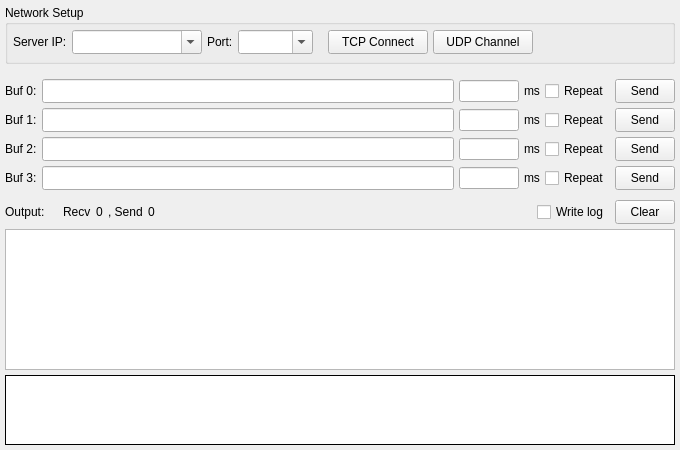
<?xml version="1.0" encoding="UTF-8"?>
<ui version="4.0">
 <class>ClientForm</class>
 <widget class="QWidget" name="ClientForm">
  <property name="geometry">
   <rect>
    <x>0</x>
    <y>0</y>
    <width>680</width>
    <height>450</height>
   </rect>
  </property>
  <property name="minimumSize">
   <size>
    <width>0</width>
    <height>0</height>
   </size>
  </property>
  <property name="windowTitle">
   <string>Client</string>
  </property>
  <property name="locale">
   <locale language="C" country="AnyCountry"/>
  </property>
  <layout class="QVBoxLayout" name="vlayout1">
   <property name="spacing">
    <number>5</number>
   </property>
   <property name="margin">
    <number>5</number>
   </property>
   <item>
    <widget class="QGroupBox" name="box1">
     <property name="sizePolicy">
      <sizepolicy hsizetype="Expanding" vsizetype="Fixed">
       <horstretch>0</horstretch>
       <verstretch>0</verstretch>
      </sizepolicy>
     </property>
     <property name="minimumSize">
      <size>
       <width>0</width>
       <height>59</height>
      </size>
     </property>
     <property name="maximumSize">
      <size>
       <width>16777215</width>
       <height>59</height>
      </size>
     </property>
     <property name="title">
      <string>Network Setup</string>
     </property>
     <layout class="QHBoxLayout" name="layout3">
      <property name="spacing">
       <number>5</number>
      </property>
      <property name="leftMargin">
       <number>5</number>
      </property>
      <property name="topMargin">
       <number>0</number>
      </property>
      <property name="rightMargin">
       <number>5</number>
      </property>
      <property name="bottomMargin">
       <number>2</number>
      </property>
      <item>
       <widget class="QLabel" name="lab1">
        <property name="sizePolicy">
         <sizepolicy hsizetype="Preferred" vsizetype="Fixed">
          <horstretch>0</horstretch>
          <verstretch>0</verstretch>
         </sizepolicy>
        </property>
        <property name="minimumSize">
         <size>
          <width>0</width>
          <height>24</height>
         </size>
        </property>
        <property name="maximumSize">
         <size>
          <width>16777215</width>
          <height>24</height>
         </size>
        </property>
        <property name="contextMenuPolicy">
         <enum>Qt::NoContextMenu</enum>
        </property>
        <property name="text">
         <string>Server IP:</string>
        </property>
        <property name="textFormat">
         <enum>Qt::PlainText</enum>
        </property>
        <property name="scaledContents">
         <bool>false</bool>
        </property>
       </widget>
      </item>
      <item>
       <widget class="QComboBox" name="cmbAddr">
        <property name="sizePolicy">
         <sizepolicy hsizetype="Fixed" vsizetype="Fixed">
          <horstretch>0</horstretch>
          <verstretch>0</verstretch>
         </sizepolicy>
        </property>
        <property name="minimumSize">
         <size>
          <width>130</width>
          <height>24</height>
         </size>
        </property>
        <property name="maximumSize">
         <size>
          <width>130</width>
          <height>24</height>
         </size>
        </property>
        <property name="editable">
         <bool>true</bool>
        </property>
        <property name="insertPolicy">
         <enum>QComboBox::NoInsert</enum>
        </property>
       </widget>
      </item>
      <item>
       <widget class="QLabel" name="lab2">
        <property name="sizePolicy">
         <sizepolicy hsizetype="Preferred" vsizetype="Fixed">
          <horstretch>0</horstretch>
          <verstretch>0</verstretch>
         </sizepolicy>
        </property>
        <property name="minimumSize">
         <size>
          <width>0</width>
          <height>24</height>
         </size>
        </property>
        <property name="maximumSize">
         <size>
          <width>16777215</width>
          <height>24</height>
         </size>
        </property>
        <property name="text">
         <string>Port:</string>
        </property>
       </widget>
      </item>
      <item>
       <widget class="QComboBox" name="cmbPort">
        <property name="sizePolicy">
         <sizepolicy hsizetype="Fixed" vsizetype="Fixed">
          <horstretch>0</horstretch>
          <verstretch>0</verstretch>
         </sizepolicy>
        </property>
        <property name="minimumSize">
         <size>
          <width>75</width>
          <height>24</height>
         </size>
        </property>
        <property name="maximumSize">
         <size>
          <width>75</width>
          <height>24</height>
         </size>
        </property>
        <property name="editable">
         <bool>true</bool>
        </property>
        <property name="insertPolicy">
         <enum>QComboBox::InsertAtTop</enum>
        </property>
       </widget>
      </item>
      <item>
       <spacer name="spc1">
        <property name="orientation">
         <enum>Qt::Horizontal</enum>
        </property>
        <property name="sizeType">
         <enum>QSizePolicy::Fixed</enum>
        </property>
        <property name="sizeHint" stdset="0">
         <size>
          <width>10</width>
          <height>0</height>
         </size>
        </property>
       </spacer>
      </item>
      <item>
       <widget class="QToolButton" name="btnTcp">
        <property name="sizePolicy">
         <sizepolicy hsizetype="Fixed" vsizetype="Fixed">
          <horstretch>0</horstretch>
          <verstretch>0</verstretch>
         </sizepolicy>
        </property>
        <property name="minimumSize">
         <size>
          <width>100</width>
          <height>24</height>
         </size>
        </property>
        <property name="maximumSize">
         <size>
          <width>100</width>
          <height>24</height>
         </size>
        </property>
        <property name="statusTip">
         <string/>
        </property>
        <property name="text">
         <string>TCP Connect</string>
        </property>
        <property name="checkable">
         <bool>true</bool>
        </property>
       </widget>
      </item>
      <item>
       <widget class="QToolButton" name="btnUdp">
        <property name="sizePolicy">
         <sizepolicy hsizetype="Fixed" vsizetype="Fixed">
          <horstretch>0</horstretch>
          <verstretch>0</verstretch>
         </sizepolicy>
        </property>
        <property name="minimumSize">
         <size>
          <width>100</width>
          <height>24</height>
         </size>
        </property>
        <property name="maximumSize">
         <size>
          <width>100</width>
          <height>24</height>
         </size>
        </property>
        <property name="statusTip">
         <string/>
        </property>
        <property name="text">
         <string>UDP Channel</string>
        </property>
        <property name="checkable">
         <bool>true</bool>
        </property>
       </widget>
      </item>
      <item>
       <spacer name="spc2">
        <property name="orientation">
         <enum>Qt::Horizontal</enum>
        </property>
        <property name="sizeHint" stdset="0">
         <size>
          <width>0</width>
          <height>0</height>
         </size>
        </property>
       </spacer>
      </item>
     </layout>
    </widget>
   </item>
   <item>
    <layout class="QGridLayout" name="layout1">
     <property name="topMargin">
      <number>10</number>
     </property>
     <property name="spacing">
      <number>5</number>
     </property>
     <item row="0" column="2">
      <widget class="QLineEdit" name="edtTime0">
       <property name="enabled">
        <bool>true</bool>
       </property>
       <property name="maximumSize">
        <size>
         <width>60</width>
         <height>16777215</height>
        </size>
       </property>
       <property name="placeholderText">
        <string/>
       </property>
      </widget>
     </item>
     <item row="1" column="5">
      <widget class="QToolButton" name="btnSend1">
       <property name="minimumSize">
        <size>
         <width>60</width>
         <height>24</height>
        </size>
       </property>
       <property name="maximumSize">
        <size>
         <width>60</width>
         <height>24</height>
        </size>
       </property>
       <property name="text">
        <string>Send</string>
       </property>
      </widget>
     </item>
     <item row="0" column="0">
      <widget class="QLabel" name="lab3">
       <property name="text">
        <string>Buf 0:</string>
       </property>
      </widget>
     </item>
     <item row="0" column="5">
      <widget class="QToolButton" name="btnSend0">
       <property name="minimumSize">
        <size>
         <width>60</width>
         <height>24</height>
        </size>
       </property>
       <property name="maximumSize">
        <size>
         <width>60</width>
         <height>24</height>
        </size>
       </property>
       <property name="text">
        <string>Send</string>
       </property>
      </widget>
     </item>
     <item row="1" column="0">
      <widget class="QLabel" name="lab4">
       <property name="text">
        <string>Buf 1:</string>
       </property>
      </widget>
     </item>
     <item row="2" column="1">
      <widget class="QLineEdit" name="edtBuf2">
       <property name="minimumSize">
        <size>
         <width>0</width>
         <height>24</height>
        </size>
       </property>
       <property name="maximumSize">
        <size>
         <width>16777215</width>
         <height>24</height>
        </size>
       </property>
      </widget>
     </item>
     <item row="3" column="0">
      <widget class="QLabel" name="lab6">
       <property name="text">
        <string>Buf 3:</string>
       </property>
      </widget>
     </item>
     <item row="2" column="5">
      <widget class="QToolButton" name="btnSend2">
       <property name="minimumSize">
        <size>
         <width>60</width>
         <height>24</height>
        </size>
       </property>
       <property name="maximumSize">
        <size>
         <width>60</width>
         <height>24</height>
        </size>
       </property>
       <property name="text">
        <string>Send</string>
       </property>
      </widget>
     </item>
     <item row="2" column="0">
      <widget class="QLabel" name="lab5">
       <property name="text">
        <string>Buf 2:</string>
       </property>
      </widget>
     </item>
     <item row="3" column="1">
      <widget class="QLineEdit" name="edtBuf3">
       <property name="minimumSize">
        <size>
         <width>0</width>
         <height>24</height>
        </size>
       </property>
       <property name="maximumSize">
        <size>
         <width>16777215</width>
         <height>24</height>
        </size>
       </property>
      </widget>
     </item>
     <item row="0" column="1">
      <widget class="QLineEdit" name="edtBuf0">
       <property name="minimumSize">
        <size>
         <width>0</width>
         <height>24</height>
        </size>
       </property>
       <property name="maximumSize">
        <size>
         <width>16777215</width>
         <height>24</height>
        </size>
       </property>
      </widget>
     </item>
     <item row="1" column="1">
      <widget class="QLineEdit" name="edtBuf1">
       <property name="minimumSize">
        <size>
         <width>0</width>
         <height>24</height>
        </size>
       </property>
       <property name="maximumSize">
        <size>
         <width>16777215</width>
         <height>24</height>
        </size>
       </property>
      </widget>
     </item>
     <item row="3" column="5">
      <widget class="QToolButton" name="btnSend3">
       <property name="minimumSize">
        <size>
         <width>60</width>
         <height>24</height>
        </size>
       </property>
       <property name="maximumSize">
        <size>
         <width>60</width>
         <height>24</height>
        </size>
       </property>
       <property name="text">
        <string>Send</string>
       </property>
      </widget>
     </item>
     <item row="0" column="3">
      <widget class="QLabel" name="lab10">
       <property name="text">
        <string>ms</string>
       </property>
      </widget>
     </item>
     <item row="0" column="4">
      <widget class="QCheckBox" name="chkTimer0">
       <property name="enabled">
        <bool>true</bool>
       </property>
       <property name="text">
        <string>Repeat</string>
       </property>
       <property name="checked">
        <bool>false</bool>
       </property>
       <property name="autoRepeat">
        <bool>false</bool>
       </property>
       <property name="tristate">
        <bool>false</bool>
       </property>
      </widget>
     </item>
     <item row="1" column="4">
      <widget class="QCheckBox" name="chkTimer1">
       <property name="text">
        <string>Repeat</string>
       </property>
      </widget>
     </item>
     <item row="2" column="4">
      <widget class="QCheckBox" name="chkTimer2">
       <property name="text">
        <string>Repeat</string>
       </property>
      </widget>
     </item>
     <item row="3" column="4">
      <widget class="QCheckBox" name="chkTimer3">
       <property name="text">
        <string>Repeat</string>
       </property>
      </widget>
     </item>
     <item row="1" column="3">
      <widget class="QLabel" name="lab11">
       <property name="text">
        <string>ms</string>
       </property>
      </widget>
     </item>
     <item row="2" column="3">
      <widget class="QLabel" name="lab12">
       <property name="text">
        <string>ms</string>
       </property>
      </widget>
     </item>
     <item row="3" column="3">
      <widget class="QLabel" name="lab13">
       <property name="text">
        <string>ms</string>
       </property>
      </widget>
     </item>
     <item row="1" column="2">
      <widget class="QLineEdit" name="edtTime1">
       <property name="maximumSize">
        <size>
         <width>60</width>
         <height>16777215</height>
        </size>
       </property>
       <property name="placeholderText">
        <string/>
       </property>
      </widget>
     </item>
     <item row="2" column="2">
      <widget class="QLineEdit" name="edtTime2">
       <property name="maximumSize">
        <size>
         <width>60</width>
         <height>16777215</height>
        </size>
       </property>
       <property name="placeholderText">
        <string/>
       </property>
      </widget>
     </item>
     <item row="3" column="2">
      <widget class="QLineEdit" name="edtTime3">
       <property name="maximumSize">
        <size>
         <width>60</width>
         <height>16777215</height>
        </size>
       </property>
       <property name="placeholderText">
        <string/>
       </property>
      </widget>
     </item>
    </layout>
   </item>
   <item>
    <layout class="QHBoxLayout" name="layout2">
     <property name="spacing">
      <number>5</number>
     </property>
     <property name="leftMargin">
      <number>0</number>
     </property>
     <property name="topMargin">
      <number>5</number>
     </property>
     <property name="rightMargin">
      <number>0</number>
     </property>
     <property name="bottomMargin">
      <number>0</number>
     </property>
     <item>
      <widget class="QLabel" name="lab7">
       <property name="text">
        <string>Output:    </string>
       </property>
      </widget>
     </item>
     <item>
      <widget class="QLabel" name="lab8">
       <property name="text">
        <string>Recv</string>
       </property>
      </widget>
     </item>
     <item>
      <widget class="QLabel" name="labRecv">
       <property name="sizePolicy">
        <sizepolicy hsizetype="Preferred" vsizetype="Preferred">
         <horstretch>0</horstretch>
         <verstretch>0</verstretch>
        </sizepolicy>
       </property>
       <property name="toolTip">
        <string notr="true"/>
       </property>
       <property name="text">
        <string notr="true">0</string>
       </property>
      </widget>
     </item>
     <item>
      <widget class="QLabel" name="lab9">
       <property name="text">
        <string>, Send</string>
       </property>
      </widget>
     </item>
     <item>
      <widget class="QLabel" name="labSend">
       <property name="toolTip">
        <string notr="true"/>
       </property>
       <property name="text">
        <string notr="true">0</string>
       </property>
      </widget>
     </item>
     <item>
      <spacer name="spc3">
       <property name="orientation">
        <enum>Qt::Horizontal</enum>
       </property>
       <property name="sizeHint" stdset="0">
        <size>
         <width>0</width>
         <height>0</height>
        </size>
       </property>
      </spacer>
     </item>
     <item>
      <widget class="QCheckBox" name="chkLog">
       <property name="text">
        <string>Write log</string>
       </property>
      </widget>
     </item>
     <item>
      <widget class="QToolButton" name="btnClear">
       <property name="minimumSize">
        <size>
         <width>60</width>
         <height>24</height>
        </size>
       </property>
       <property name="maximumSize">
        <size>
         <width>60</width>
         <height>24</height>
        </size>
       </property>
       <property name="text">
        <string>Clear</string>
       </property>
      </widget>
     </item>
    </layout>
   </item>
   <item>
    <widget class="QTreeWidget" name="treeOutput">
     <property name="horizontalScrollBarPolicy">
      <enum>Qt::ScrollBarAlwaysOff</enum>
     </property>
     <property name="editTriggers">
      <set>QAbstractItemView::NoEditTriggers</set>
     </property>
     <property name="showDropIndicator" stdset="0">
      <bool>false</bool>
     </property>
     <property name="alternatingRowColors">
      <bool>false</bool>
     </property>
     <property name="selectionMode">
      <enum>QAbstractItemView::SingleSelection</enum>
     </property>
     <property name="selectionBehavior">
      <enum>QAbstractItemView::SelectRows</enum>
     </property>
     <property name="wordWrap">
      <bool>true</bool>
     </property>
     <attribute name="headerVisible">
      <bool>false</bool>
     </attribute>
     <attribute name="headerStretchLastSection">
      <bool>true</bool>
     </attribute>
     <column>
      <property name="text">
       <string notr="true">1</string>
      </property>
     </column>
    </widget>
   </item>
   <item>
    <widget class="QPlainTextEdit" name="txtOutput">
     <property name="sizePolicy">
      <sizepolicy hsizetype="Expanding" vsizetype="Fixed">
       <horstretch>0</horstretch>
       <verstretch>0</verstretch>
      </sizepolicy>
     </property>
     <property name="minimumSize">
      <size>
       <width>0</width>
       <height>70</height>
      </size>
     </property>
     <property name="maximumSize">
      <size>
       <width>16777215</width>
       <height>70</height>
      </size>
     </property>
     <property name="acceptDrops">
      <bool>false</bool>
     </property>
     <property name="frameShape">
      <enum>QFrame::Box</enum>
     </property>
     <property name="frameShadow">
      <enum>QFrame::Plain</enum>
     </property>
     <property name="horizontalScrollBarPolicy">
      <enum>Qt::ScrollBarAlwaysOff</enum>
     </property>
     <property name="tabChangesFocus">
      <bool>true</bool>
     </property>
     <property name="undoRedoEnabled">
      <bool>false</bool>
     </property>
     <property name="readOnly">
      <bool>true</bool>
     </property>
     <property name="textInteractionFlags">
      <set>Qt::TextSelectableByKeyboard|Qt::TextSelectableByMouse</set>
     </property>
    </widget>
   </item>
  </layout>
 </widget>
 <tabstops>
  <tabstop>cmbAddr</tabstop>
  <tabstop>cmbPort</tabstop>
  <tabstop>btnTcp</tabstop>
  <tabstop>btnUdp</tabstop>
  <tabstop>edtBuf0</tabstop>
  <tabstop>edtTime0</tabstop>
  <tabstop>chkTimer0</tabstop>
  <tabstop>btnSend0</tabstop>
  <tabstop>edtBuf1</tabstop>
  <tabstop>edtTime1</tabstop>
  <tabstop>chkTimer1</tabstop>
  <tabstop>btnSend1</tabstop>
  <tabstop>edtBuf2</tabstop>
  <tabstop>edtTime2</tabstop>
  <tabstop>chkTimer2</tabstop>
  <tabstop>btnSend2</tabstop>
  <tabstop>edtBuf3</tabstop>
  <tabstop>edtTime3</tabstop>
  <tabstop>chkTimer3</tabstop>
  <tabstop>btnSend3</tabstop>
  <tabstop>chkLog</tabstop>
  <tabstop>btnClear</tabstop>
  <tabstop>treeOutput</tabstop>
  <tabstop>txtOutput</tabstop>
 </tabstops>
 <resources/>
 <connections/>
</ui>
